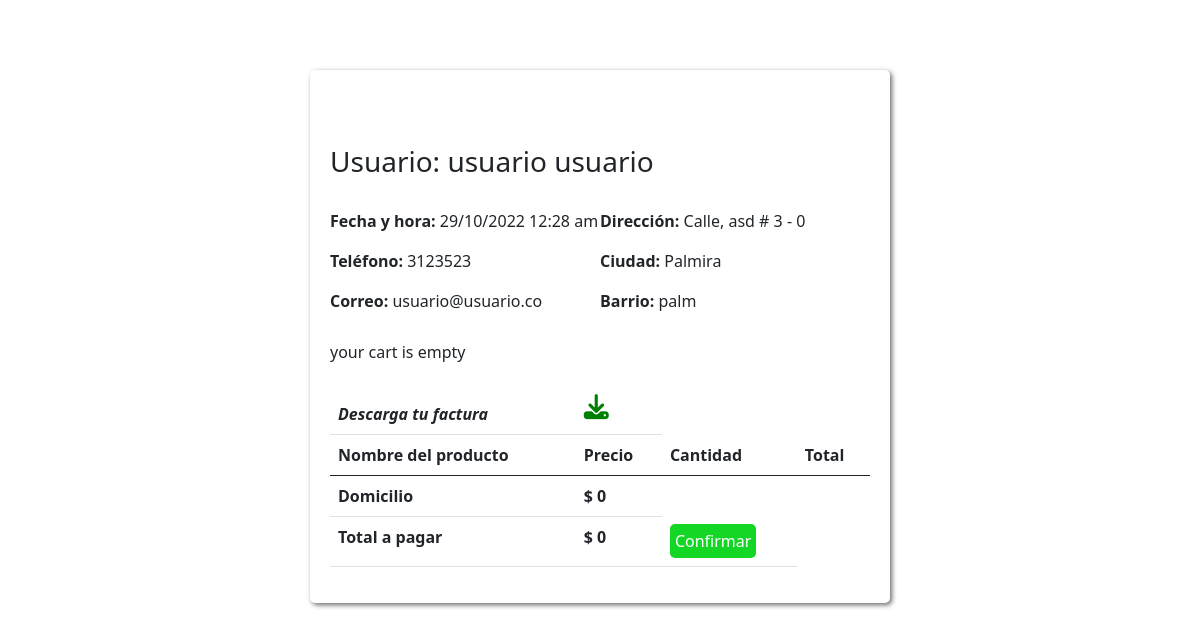
The app's page /vista/V-factura.php?pedido=34 (signed in) with its own data.
### tables this page shows
CREATE TABLE IF NOT EXISTS `users` (
  `id` int(100) NOT NULL AUTO_INCREMENT,
  `name` varchar(100) NOT NULL,
  `apellido` varchar(200) NOT NULL,
  `celular` varchar(10) NOT NULL,
  `email` varchar(100) NOT NULL,
  `password` varchar(100) NOT NULL,
  `ciudad` varchar(200) NOT NULL,
  `direccion` varchar(200) NOT NULL,
  `ndireccion` varchar(3) NOT NULL,
  `ncasa` varchar(3) NOT NULL,
  `n1casa` varchar(3) NOT NULL,
  `barrio` varchar(200) NOT NULL,
  `user_type` varchar(20) NOT NULL DEFAULT 'user',
  PRIMARY KEY (`id`)
);

CREATE TABLE IF NOT EXISTS `gestionar_valores` (
  `id_valor` int(11) NOT NULL AUTO_INCREMENT,
  `Valor_Domicilio_Minimo` int(11) NOT NULL,
  `nombre` varchar(20) NOT NULL,
  PRIMARY KEY (`id_valor`)
);

### controlador/C-perfilUsuario-ver.php (called while the page is built, shortened)
<?php
include('../Modelo/config.php');
if (isset($_SESSION['user_id'])) {
  $user_id = $_SESSION['user_id'];
  $informacion = mysqli_query($conn, "SELECT * FROM `users` WHERE id = $user_id") or die('query failed');
}
else {
  $user_id = "";
  header('location:../vista/V-products.php');
}
if (isset($_SESSION['user_id'])) {
  $user_id = $_SESSION['user_id'];
  $perfil = mysqli_query($conn, "SELECT * FROM `users` WHERE id = $user_id") or die('query failed');
}
?>

### Modelo/conexion.php (called while the page is built, shortened)
<?php
class conexion{
    private $servidor="localhost";
    private $usuario="root";
    private $contrasenia="";
    private $conexion;
    public function __construct(){
        try{
            $this->conexion= new PDO("mysql:host=$this->servidor;dbname=shop_db",$this->usuario,$this->contrasenia);
            $this->conexion->setAttribute(PDO::ATTR_ERRMODE,PDO::ERRMODE_EXCEPTION);
        }catch( PDOException $e){
        return "falla de conexion".$e;
        }
    }
    public function consultar($sql){
        $sentencia=$this->conexion->prepare($sql);
        $sentencia->execute();
        return $sentencia->fetchAll();
    }
}
?>

### vista/V-factura.php (the view, shortened to what this page needs)
<?php include('../controlador/C-perfilUsuario-ver.php') ?>
<?php
include("../Modelo/conexion.php");
$objconexion = new conexion();
$valor_Domicilio = $objconexion->consultar("SELECT * FROM `gestionar_valores` WHERE id_valor = 22");
?>
<!DOCTYPE html>
<html lang="en">
<head>
  <link rel="stylesheet" href="../bootstrap/css/bootstrap.min.css">
  <link rel="stylesheet" href="../CSS/factura.css">
  <link rel="stylesheet" href="https://cdnjs.cloudflare.com/ajax/libs/font-awesome/6.1.1/css/all.min.css">
</head>
<body>
  <div class="cont-center">
    <?php foreach ($perfil as $fact) {
    ?>
      <div class="cont-cabecera">
        <h3>Usuario: <?php echo $fact['name'] . ' ' . $fact['apellido'] ?></h3>
        <div class="cont-datos">
          <div class="cont-datos-1">
            <p>
              <b>
                Fecha y hora:
              </b>
              <?php
              $fecha = date("d/m/Y");
              $hora = date("h:i a");
              echo $fecha . ' ' . $hora;
              ?>
            </p>
            <p><b>Teléfono:</b> <?php echo $fact['celular'] ?></p>
            <p><b>Correo:</b> <?php echo $fact['email'] ?></p>
          </div>
          <div class="cont-datos-2">
            <p><b>Dirección:</b> <?php echo $fact['direccion'] . ', ' . $fact['ndireccion'] . ' # ' . $fact['ncasa'] . ' - ' . $fact['n1casa'] ?></p>
            <p><b>Ciudad:</b> <?php echo $fact['ciudad'] ?></p>
            <p><b>Barrio:</b> <?php echo $fact['barrio'] ?></p>
          </div>
        </div>
      </div>
    <?php  } ?>
    <div class="cont-tabla">
      <table class="table">
        <thead>
          <tr>
            <th><i>Descarga tu factura</i></th>
            <td>
              <?php foreach ($perfil as $paint) { ?>
                <a href="./V-factura-pdf.php?pedido=<?php echo $paint['id'] ?>"><i class="fa-solid fa-download"></i></a>
              <?php } ?>
            </td>
          </tr>
          <tr>
            <th scope="col">Nombre del producto</th>
            <th scope="col">Precio</th>
            <th scope="col">Cantidad</th>
            <th scope="col">Total</th>
          </tr>
        </thead>
        <tbody>
          <?php
          if (isset($_GET['pedido'])) {
            $id = $_GET['pedido'];
            include('../Modelo/config.php');
            $grand_total = 0;
            $select_cart = mysqli_query($conn, "SELECT * FROM `cart` WHERE user_id = '$id'") or die('query failed');
            if (mysqli_num_rows($select_cart) > 0) {
              while ($fetch_cart = mysqli_fetch_assoc($select_cart)) {
                $total_price = ($fetch_cart['precio'] * $fetch_cart['quantity']);
                $grand_total += $total_price;
          ?>
                <tr>
                  <td><?php echo $fetch_cart['nombre']; ?></td>
                  <td><?php echo number_format($fetch_cart['precio']) ?></td>
                  <td><?php echo $fetch_cart['quantity']; ?> Lb</td>
                  <td><?php echo number_format($total = $fetch_cart['quantity'] * $fetch_cart['precio']); ?></td>
                  <?php $grand_total + $total; ?>
                </tr>
          <?php
              }
            } else {
              echo '<p class="empty">your cart is empty</p>';
            }
          } else {
            header('location:./V-products.php');
          }
          ?>
          <tr>
            <th scope="row">Domicilio</th>
            <td><strong>
                $
                <?php
                          foreach($valor_Domicilio as $minimo){
                            $envio = $minimo['Valor_Domicilio_Minimo'];
                          }
                echo number_format($envio);
                ?>
              </strong>
            </td>
          </tr>
          <tr>
            <th scope="row">Total a pagar</th>
            <td><strong>$ <?php echo number_format($grand_total + $envio); ?></strong></td>
            <td>
              <?php foreach ($perfil as $id) { ?>
                <form action="../controlador/C-factura.php" method="get">
                  <button type="submit" name="confirmar">Confirmar</button>
                </form>
              <?php }
              ?>
            </td>
          </tr>
        </tbody>
      </table>
    </div>
  </div>
</body>
</html>

### CSS/factura.css (style rules this page uses)
* { padding: 0; margin: 0; }
h3 { margin: 30px 0 ; }
.cont-center { display: flex; align-content: center; flex-direction: column; justify-content: center; width: 580px; margin:70px auto; background-color: rgb(255, 255, 255); gap: 35px; padding: 20px; border-radius: 5px; box-shadow: 2px 2px 5px rgba(0, 0, 0, 0.579); }
.cont-cabecera { width: 100%; height: 80px; background-color: rgb(255, 255, 255); margin: 25px 0 35px 0; }
.cont-tabla { width: 100%; background-color: rgb(255, 255, 255); margin-top: 75px; }
.cont-datos { width: 100%; display: flex; justify-content: center; align-items: center; }
.cont-datos-1 { width: 50%; background-color: rgb(255, 255, 255); }
.cont-datos-2 { width: 50%; background-color: rgb(255, 255, 255); }
td form button { border: none; background-color: rgb(20, 215, 37); color: white; border-radius: 5px; padding: 5px; }
td a { font-size: 25px; text-align: center; color: green; }

### records on screen
users: name "usuario", apellido "usuario", hora "12:28 am", celular "3123523", email "usuario@usuario.co", direccion "Calle", ndireccion "asd", ncasa "3", n1casa "0", ciudad "Palmira", barrio "palm"
gestionar_valores: Valor_Domicilio_Minimo "0", $grand_total + $envio "0"
